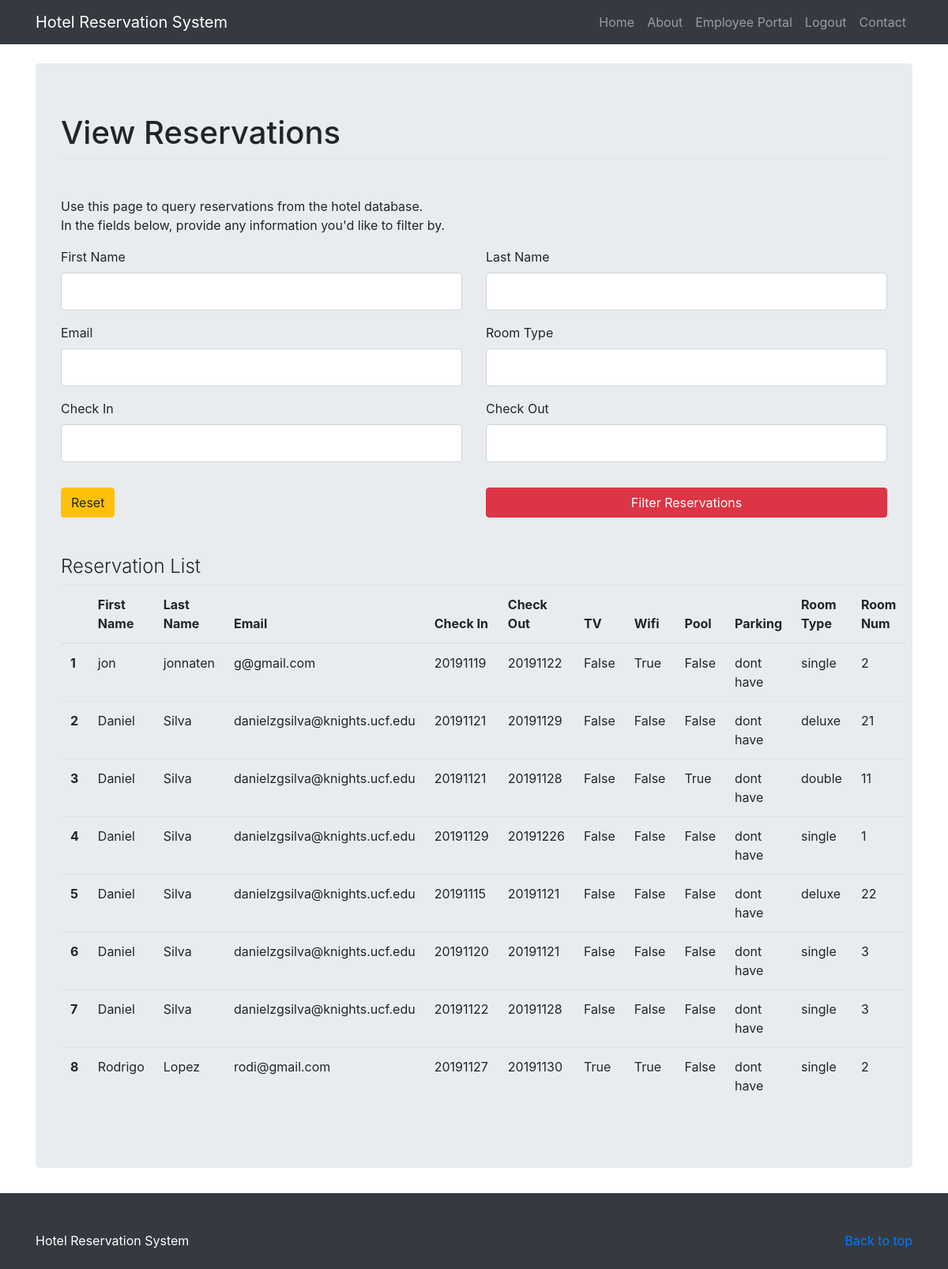
Page /view_reservations (signed in) on the earlier database version.
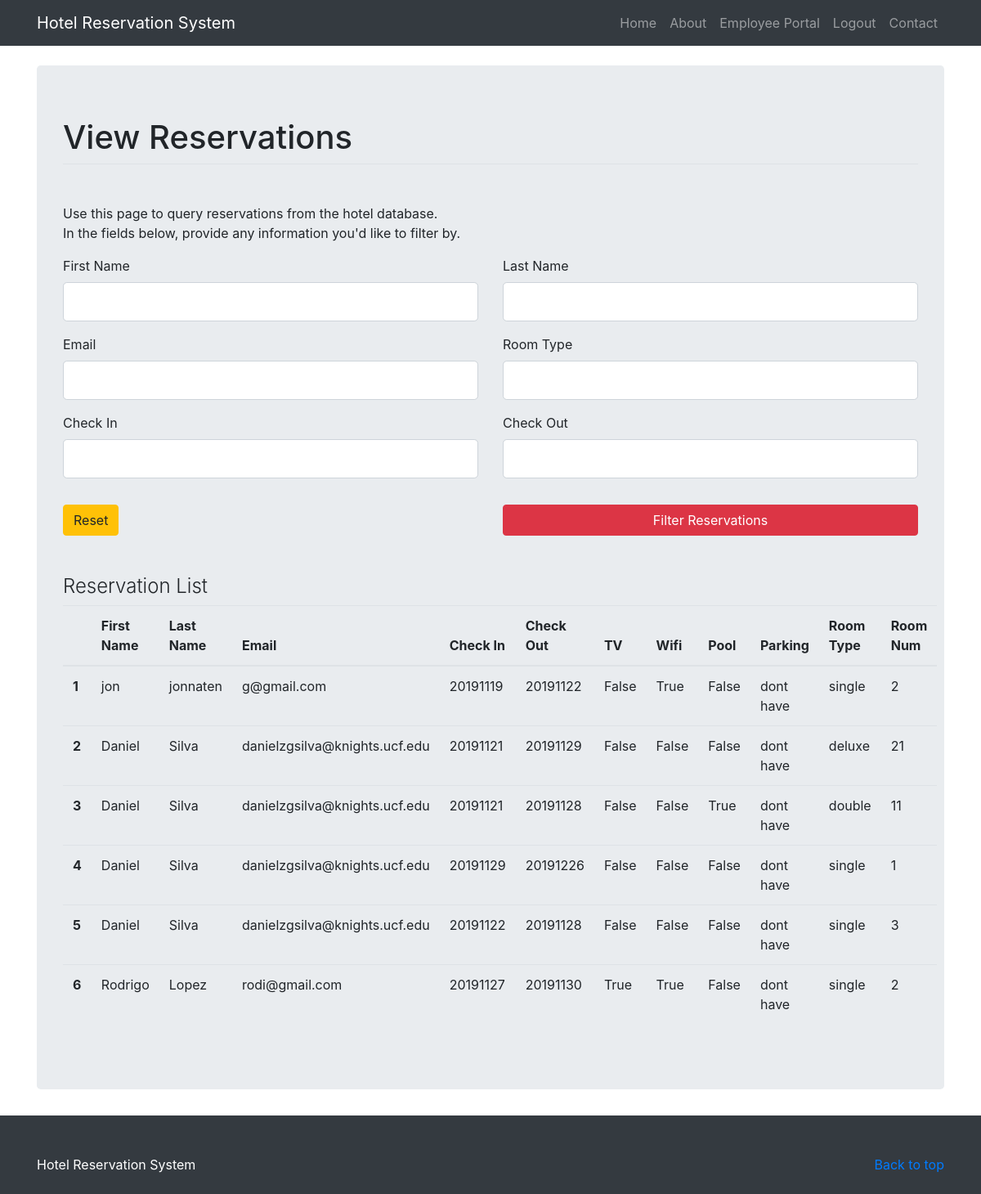
Same page on the later database version.
### hotel_system/models.py (models this page shows, shortened)
class Reservation(db.Model):
    id = db.Column(db.Integer, primary_key=True)
    first_name = db.Column(db.String(120), nullable=False)
    last_name = db.Column(db.String(120), nullable=False)
    email = db.Column(db.String(120), nullable=False)
    phone = db.Column(db.String(12), nullable = False)
    date_created = db.Column(db.DateTime, nullable = False, default = datetime.utcnow)
    credit_card = db.Column(db.String(20), nullable = False)
    check_in = db.Column(db.Integer, nullable=False)
    check_out = db.Column(db.Integer, nullable=False)
    tv = db.Column(db.Boolean, nullable = False, default = False)
    wifi = db.Column(db.Boolean, nullable = False, default = False)
    pool = db.Column(db.Boolean, nullable = False, default = False)
    room_type = db.Column(db.String(6), nullable = False)
    room_num = db.Column(db.Integer)

### hotel_system/routes.py (the view, shortened to what this page needs)
@app.route('/view_reservations', methods=['GET', 'POST'])
@login_required
def view_reservations():
    form = ViewReservationsForm()
    reservations = Reservation.query.all()
    return render_template('view_reservations.html', title="Reservations", form=form, reservations = reservations)

### hotel_system/forms.py (shortened to what this page needs)
class ViewReservationsForm(FlaskForm):
    first_name = StringField('First Name')
    last_name = StringField('Last Name')
    email = StringField('Email', validators=[Email(), Optional()])
    room_type = StringField('Room Type')
    check_in = IntegerField('Check In', validators=[Optional()])
    check_out = IntegerField('Check Out', validators=[Optional()])
    submit = SubmitField('Filter Reservations')

### hotel_system/models.py (called while the page is built)
@login_manager.user_loader
def load_employee(employee_id):
    return Employee.query.get(int(employee_id))

### hotel_system/templates/view_reservations.html (shortened to what the changed rows need)
{% extends "layout.html" %}
{% block content %}
<body>
    <main role="main">
        <div class="container"><br>
             <div class="jumbotron center">
         		<form action="" method="POST">
         			<fieldset class="form-group">
                <legend class ="border-bottom mb-4"><h1>View Reservations</h1></legend><br>
         			</fieldset>
         		</form><br><br>
                <table class="table table-hover">
                      <thead>
                        <tr>
                          <th scope="col"></th>
                          <th scope="col">First Name</th>
                          <th scope="col">Last Name</th>
                          <th scope="col">Email</th>
                          <th scope="col">Check In</th>
                          <th scope="col">Check Out</th>
                          <th scope="col">TV</th>
                          <th scope="col">Wifi</th>
                          <th scope="col">Pool</th>
                          <th scope="col">Parking</th>
                          <th scope="col">Room Type</th>
                          <th scope="col">Room Num</th>
                        </tr>
                      </thead>
                      <tbody>
                      {% for res in reservations %}
                        <tr>
                          <th scope="row">{{ loop.index }}</th>
                          <td>{{ res.first_name }}</td>
                          <td>{{ res.last_name }}</td>
                          <td>{{ res.email }}</td>
                          <td>{{ res.check_in }}</td>
                          <td>{{ res.check_out }}</td>
                          <td>{{ res.tv }}</td>
                          <td>{{ res.wifi }}</td>
                          <td>{{ res.pool }}</td>
                          <td>dont have</td>
                          <td>{{ res.room_type }}</td>
                          <td>{{ res.room_num }}</td>
                        </tr>
                      {% endfor %}
                      </tbody>
                </table>
         	</div>
        </div>
    </main>
</body>
{% endblock %}

Differences in the rows shown:
removed Reservation: first_name "Daniel", last_name "Silva", email "danielzgsilva@knights.ucf.edu", check_in "20191115", check_out "20191121", tv "False", wifi "False", pool "False", room_type "deluxe", room_num "22"
removed Reservation: first_name "Daniel", last_name "Silva", email "danielzgsilva@knights.ucf.edu", check_in "20191120", check_out "20191121", tv "False", wifi "False", pool "False", room_type "single", room_num "3"
